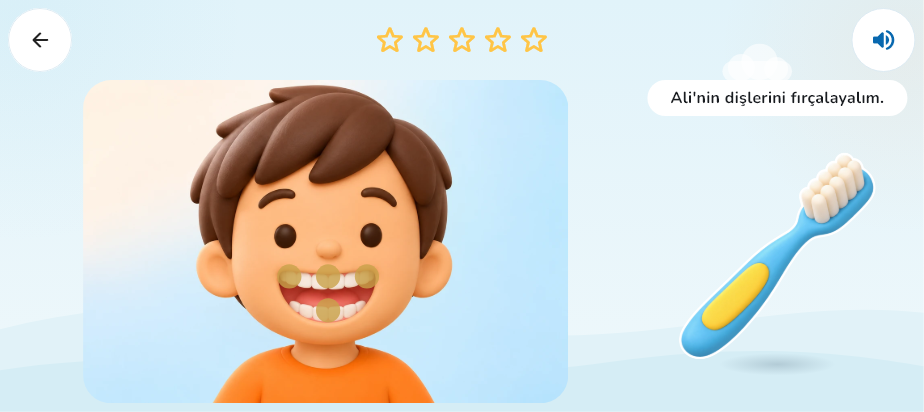
#> input picture tools/failures/cleaning-G60_masterImage.png, 924 x 412 px
$ python adapt_cutout_photo.py failures/cleaning-G60_masterImage.png failures/cleaning-G61_masterImage.png
#> lines starting #> are read from the running program, lines starting #| are printed output that depends on the picture; after the words box and inside, x2 and y2 are one past the last pixel; in counts of white or black regions, pixels touching at a corner belong together
"""Adapt an already-transparent real photo cutout for the catalog.

Same treatment as the earlier verified photos (REAL_PHOTOS.md): keep the
photographed pixels and alpha, crop to the alpha bounds, aspect-preserving
Lanczos resize so the subject spans at most 912 px, center on a 1024x1024
RGBA canvas and add a 4 px white outline outside the subject. No new mask,
no generative edits.

    python -I tools/adapt_cutout_photo.py <original.png> <out.png> [--drop-shadow]
Prints the input and output SHA-256 for the credit record.
"""
import hashlib
import sys

from PIL import Image, ImageFilter

MAX_EXTENT = 912
CANVAS = 1024
OUTLINE = 4


def sha(path):
    return hashlib.sha256(open(path, 'rb').read()).hexdigest()


def remove_drop_shadow(image):
    """Clear a baked-in soft shadow: dark pixels that are only partly opaque."""
    pixels = image.load()
    for y in range(image.height):
        for x in range(image.width):
            r, g, b, a = pixels[x, y]
            if a < 200 and max(r, g, b) < 60:
                pixels[x, y] = (r, g, b, 0)
    return image


def adapt(src, dst, drop_shadow=False):
#> called with src = 'failures/cleaning-G60_masterImage.png', dst = 'failures/cleaning-G61_masterImage.png', drop_shadow = False
    image = Image.open(src).convert('RGBA')
#> image is the input picture: PIL image 924x412 RGBA; mean R, G, B, A 217.4, 220.5, 217.5, 254.9
    if drop_shadow:
        image = remove_drop_shadow(image)
    alpha = image.getchannel('A')
    box = alpha.point(lambda a: 255 if a > 24 else 0).getbbox()
#> box = (0, 0, 924, 412)
    if box is None:
        raise SystemExit('no opaque pixels')
    image = image.crop(box)
    scale = MAX_EXTENT / max(image.size)
#> scale = 0.987
    size = (max(1, round(image.width * scale)), max(1, round(image.height * scale)))
#> size = (912, 407)
    image = image.resize(size, Image.LANCZOS)
#> image: PIL image 912x407 RGBA
    canvas = Image.new('RGBA', (CANVAS, CANVAS), (0, 0, 0, 0))
#> canvas: PIL image 1024x1024 RGBA; every value is 0
    offset = ((CANVAS - size[0]) // 2, (CANVAS - size[1]) // 2)
#> offset = (56, 308)
    canvas.paste(image, offset, image)
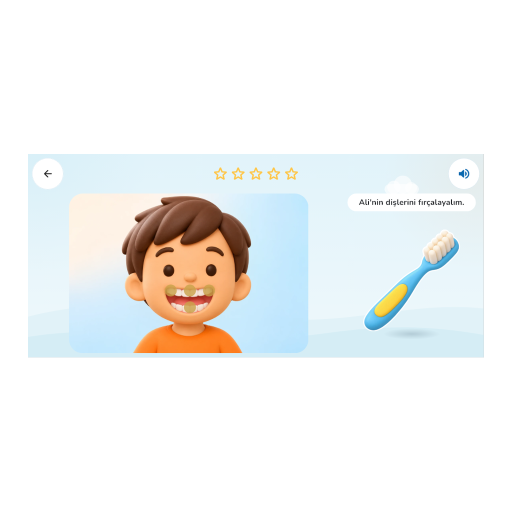
#> canvas: PIL image 1024x1024 RGBA (shown at 1/2 size); mean R, G, B, A 76.9, 78, 77, 90.2; transparent parts drawn white
    # White outline: dilate the subject's alpha by OUTLINE px and put white under it.
    mask = canvas.getchannel('A').point(lambda a: 255 if a > 24 else 0)
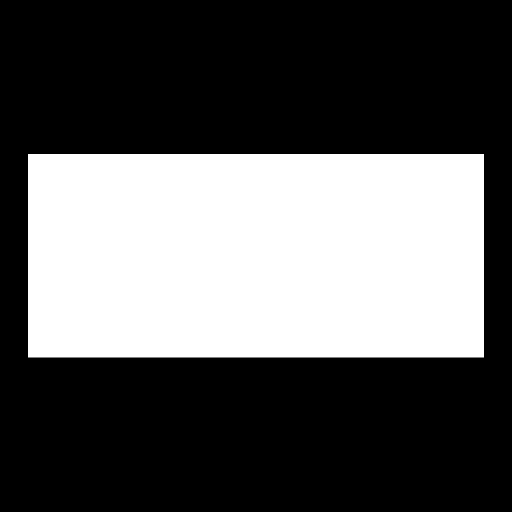
#> mask: PIL image 1024x1024 L (shown at 1/2 size); 35.4% white; 1 white region, box (x1, y1, x2, y2) and area: (56, 308, 968, 715) 371184
    grown = mask.filter(ImageFilter.MaxFilter(OUTLINE * 2 + 1))
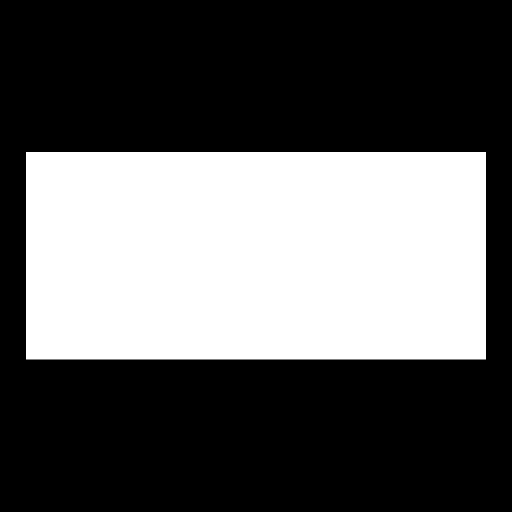
#> grown: PIL image 1024x1024 L (shown at 1/2 size); 36.4% white; 1 white region, box (x1, y1, x2, y2) and area: (52, 304, 972, 719) 381800
    outline = Image.new('RGBA', canvas.size, (255, 255, 255, 0))
    outline.putalpha(grown)
    result = Image.alpha_composite(outline, canvas)
    result.save(dst)
    return box, size


if __name__ == '__main__':
    src, dst = sys.argv[1], sys.argv[2]
    box, size = adapt(src, dst, drop_shadow='--drop-shadow' in sys.argv)
#> box = (0, 0, 924, 412); size = (912, 407)
    print(f'input {sha(src)} crop {box} subject {size} output {sha(dst)}')
#| input 44d023e92da3db29b694b1ae36aeb703724db106cb1f79e69ad080f485cf2b5e crop (0, 0, 924, 412) subject (912, 407) output aa5678f098543e0a871217f494fe40bda33a23aa44c0463a64ad8b1eb8226248

$ run again, on tools/failures/cleaning-G62_masterImage.png
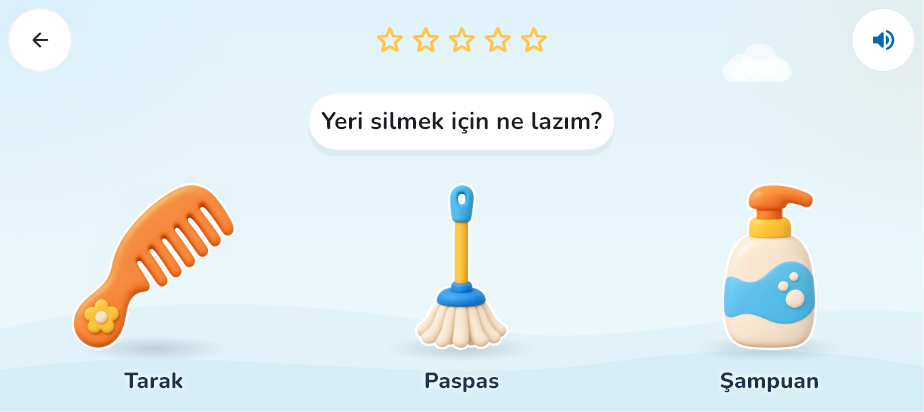
#> input picture tools/failures/cleaning-G62_masterImage.png, 924 x 412 px
#> in adapt, image is the input picture: PIL image 924x412 RGBA; mean R, G, B, A 226, 237.2, 239.2, 254.9
#> in adapt, `box = alpha.point(lambda a: 255 if a > 24 else 0).getbbox()`: box = (0, 0, 924, 412)
#> image: PIL image 912x407 RGBA
#> in adapt, `canvas.paste(image, offset, image)`:
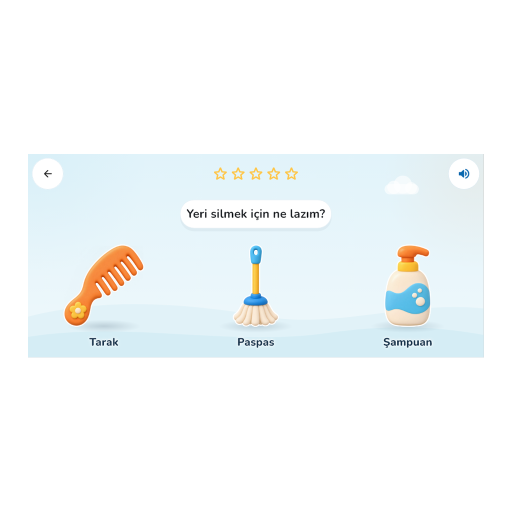
#> canvas: PIL image 1024x1024 RGBA (shown at 1/2 size); mean R, G, B, A 79.9, 83.9, 84.6, 90.2; transparent parts drawn white
#> mask: PIL image 1024x1024 L; 35.4% white; 1 white region, box (x1, y1, x2, y2) and area: (56, 308, 968, 715) 371184
#> grown: PIL image 1024x1024 L; 36.4% white; 1 white region, box (x1, y1, x2, y2) and area: (52, 304, 972, 719) 381800
#> `box, size = adapt(src, dst, drop_shadow='--drop-shadow' in sys.argv)`: size = (912, 407)
#| input 2ac33250d35c7795f229eda6f319d032f87cfc2c7c4e08cbc0bbdc18cf5d2e10 crop (0, 0, 924, 412) subject (912, 407) output 2ac33250d35c7795f229eda6f319d032f87cfc2c7c4e08cbc0bbdc18cf5d2e10
